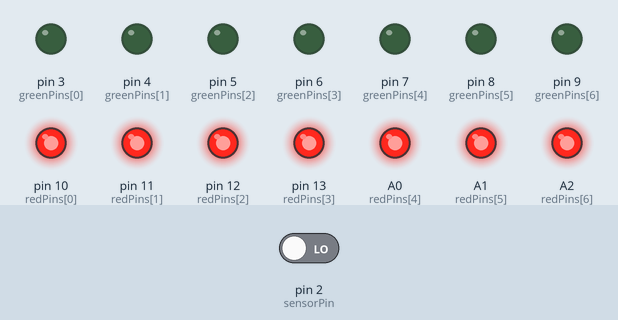
The sketch below on a simulated Arduino Uno, built with avr-gcc and run on an emulated ATmega328P. Shown: output pins drawn as LEDs (lit = HIGH). The test bench sets the inputs (shaded band); at power-on: pin 2 (sensorPin) LOW.

Above: at 1.2 s.
1.3 s: pin 2 (sensorPin) driven HIGH
At 2.4 s:
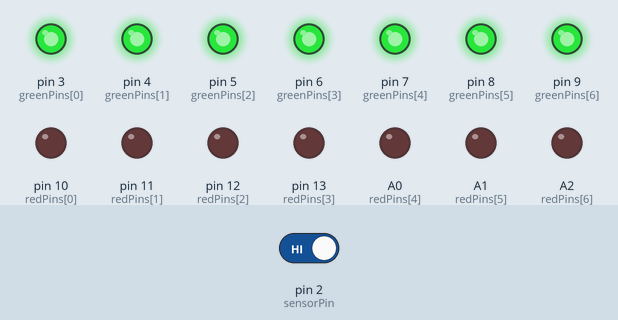
2.8 s: pin 2 (sensorPin) driven LOW
At 3.5 s:
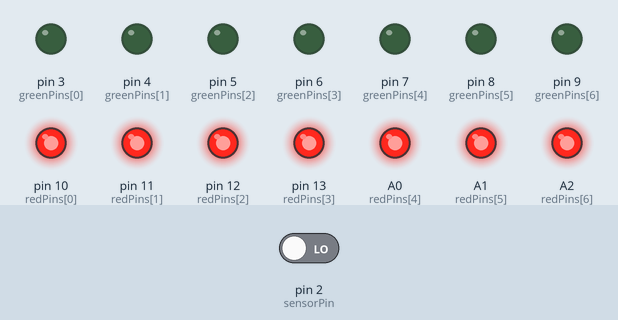
Timing chart, 0 to 5.8 s (numbered marks = the images above; inputs shaded):
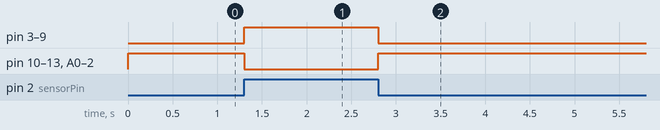

Measured:
- after the input at 1.3 s, pin 3 (greenPins[0]), pin 4 (greenPins[1]), pin 5 (greenPins[2]), pin 6 (greenPins[3]), pin 7 (greenPins[4]), pin 8 (greenPins[5]), pin 9 (greenPins[6]): LOW → HIGH at once; pin 10 (redPins[0]), pin 11 (redPins[1]), pin 12 (redPins[2]), pin 13 (redPins[3]), A0 (redPins[4]), A1 (redPins[5]), A2 (redPins[6]): HIGH → LOW at once
- after the input at 2.8 s, pin 3 (greenPins[0]), pin 4 (greenPins[1]), pin 5 (greenPins[2]), pin 6 (greenPins[3]), pin 7 (greenPins[4]), pin 8 (greenPins[5]), pin 9 (greenPins[6]): HIGH → LOW at once; pin 10 (redPins[0]), pin 11 (redPins[1]), pin 12 (redPins[2]), pin 13 (redPins[3]), A0 (redPins[4]), A1 (redPins[5]), A2 (redPins[6]): LOW → HIGH at once

The sketch:

Week8_UnusualSwitchassignment.ino
```cpp
int sensorPin = 2;

// green LEDs
int greenPins[] = {3,4,5,6,7,8,9};

// red LEDs
int redPins[] = {10,11,12,13,A0,A1,A2};

void setup() {
  pinMode(sensorPin, INPUT);

  for(int i=0;i<7;i++){
    pinMode(greenPins[i], OUTPUT);
    pinMode(redPins[i], OUTPUT);
  }
}

void loop() {
  int state = digitalRead(sensorPin);

  if(state == HIGH){
    // Normal face → Green LED lip
    for(int i=0;i<7;i++){
      digitalWrite(greenPins[i], HIGH);
      digitalWrite(redPins[i], LOW);
    }
  } else {
    // Angry face → Red LED lip
    for(int i=0;i<7;i++){
      digitalWrite(greenPins[i], LOW);
      digitalWrite(redPins[i], HIGH);
    }
  }
}
```
